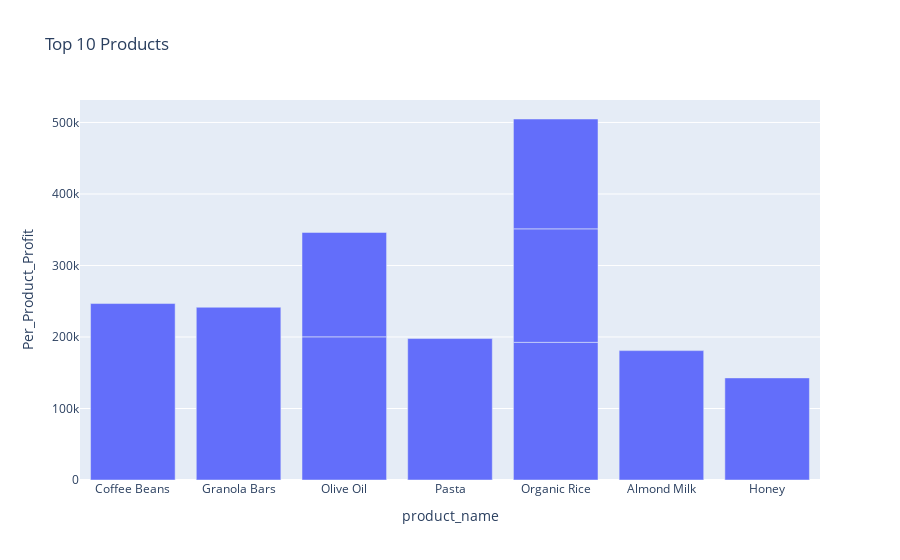

The notebook cell saved with this chart:
### Markdown cell above
### Step-9: Visualaization by plot

### Code cell
top_products = select_category_func.nlargest(10,'Per_Product_Profit')[['product_name', 'Per_Product_Profit']]
print(top_products)

plot1 = plt.bar(top_products, x='product_name', y='Per_Product_Profit',title='Top 10 Products')
plot1.show()

### Figure 1 — Plotly figure (JSON) as saved in the notebook; plotly's stock layout.template omitted (floating-point values rounded to 4 significant figures)
{"data": [{"hovertemplate": "product_name=%{x}<br>Per_Product_Profit=%{y}<extra></extra>", "legendgroup": "", "marker": {"color": "#636efa", "pattern": {"shape": ""}}, "name": "", "orientation": "v", "showlegend": false, "textposition": "auto", "type": "bar", "x": ["Coffee Beans", "Granola Bars", "Olive Oil", "Pasta", "Organic Rice", "Almond Milk", "Organic Rice", "Organic Rice", "Olive Oil", "Honey"], "xaxis": "x", "y": [246800.0, 241600.0, 200200.0, 197800.0, 192500.0, 181000.0, 158700.0, 153700.0, 146100.0, 142800.0], "yaxis": "y"}], "layout": {"barmode": "relative", "legend": {"tracegroupgap": 0}, "title": {"text": "Top 10 Products"}, "xaxis": {"anchor": "y", "domain": [0, 1], "title": {"text": "product_name"}}, "yaxis": {"anchor": "x", "domain": [0, 1], "title": {"text": "Per_Product_Profit"}}}}
